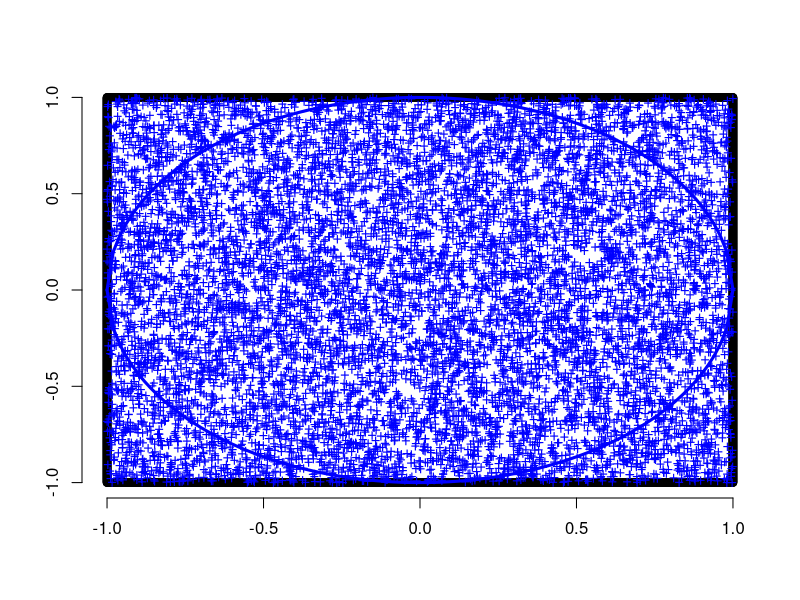
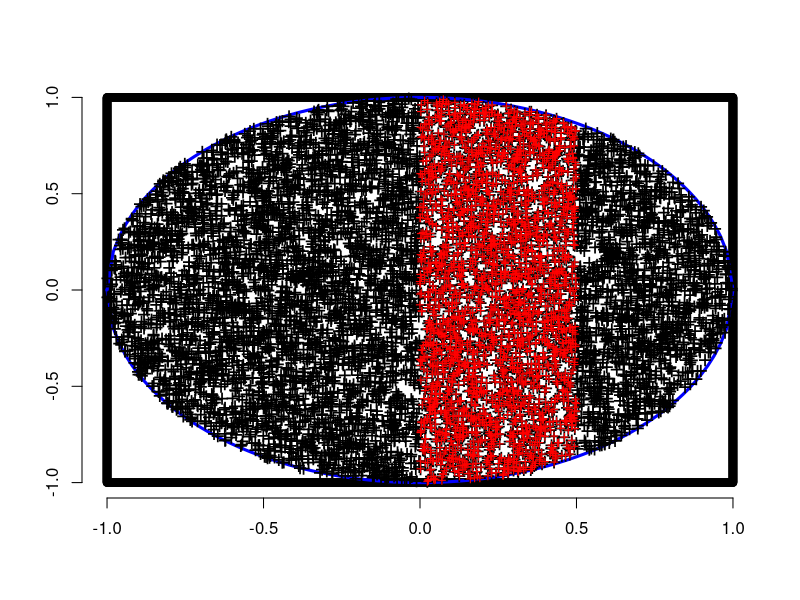

R code for these plots, in order:
rm(list = ls())
set.seed(2014)

pintarCirculo = function(){
plot(c(seq(-1, 1, length.out = 1000), rep(1, 1000), seq(-1, 1, length.out = 1000), rep(-1, 1000))
     , c(rep(-1, 1000), seq(-1, 1, length.out = 1000),rep(1, 1000),seq(-1, 1, length.out = 1000)),
     ,xlab="", ylab="", bty="n")
curve(sqrt(1-x^2),from = -1,to = 1, lwd=3, col="blue", add=TRUE)
curve(-sqrt(1-x^2),from = -1,to = 1, lwd=3, col="blue",add = TRUE)
}
pintarCirculo()


# Vamos a lanzar n puntos al interior de un cuadrado de lado 2.
n = 10000

# En realidad, los vamos a elegir de entre los nodos de una malla rectangular 
# de n x n puntos superpuesta sobre el cuadrado.

# Construyo las coordenadas x de los puntos de la malla. 
valoresx = seq(-1, 1, length.out = n +1 )
head(valoresx)
tail(valoresx)

# Y sus coordenadas y
valoresy = seq(-1, 1, length.out = n + 1)

#points(rep(valoresx,n+1),rep(valoresy, rep(n+1,n+1)), pch="+", cex=1.2, col="red")


# Los puntos se obtienen eligiendo su coordenadas con sample.
x = sample(valoresx, n, replace = TRUE)
y = sample(valoresy, n, replace = TRUE)

points(x,y, cex=1, col="blue", pch="+")

# Y ahora me quedo sólo con los del círculo
enCirculo = ( x^2 + y^2 < 1)

xC = x[enCirculo]
yC = y[enCirculo]
pintarCirculo()
points(xC,yC, pch = "+", cex=1.5)


A = (0 < xC) & (xC < 1/2)
xA =xC[A]
yA =yC[A]
head(xA)

points(xA, yA, col="red", pch="+", cex=1)


(pA = sum(A) / sum(enCirculo))

pi * pA 


